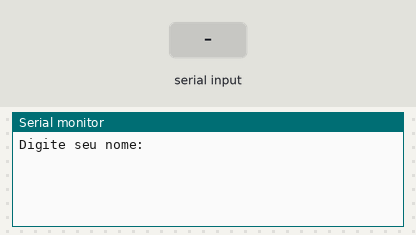
Bench run of a sketch on a simulated Arduino Uno, built with avr-gcc and run on an emulated ATmega328P. Parts: the last lines printed to the serial monitor. Inputs (shaded band) come from the test bench.

Above: at 1.2 s.
1.3 s: "90,45\n" received over Serial
At 2.7 s:
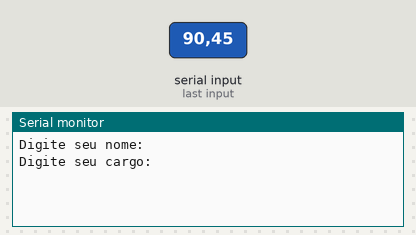
3.8 s: "30,150\n" received over Serial
At 5.9 s:
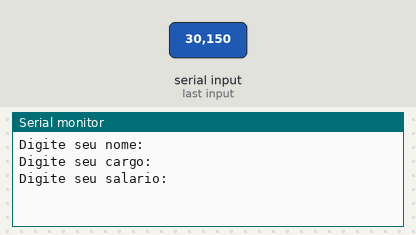
6.3 s: "5\n" received over Serial
At 7.1 s:
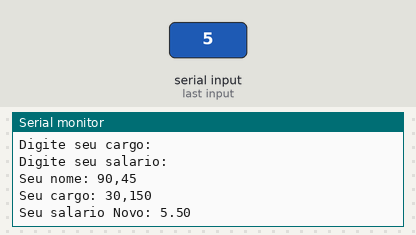

The sketch:

salario_novo_v21.ino
```cpp
// Faça um programa que receba o nome, cargo e salário de um funcionário. Se o
//ncionário ganhar abaixo de 1000 reais, calcule o salário acrescido de 10%.
// final exiba o nome, o cargo e o salário desse funcionário.

//Variavéis

String nome = " ";
String cargo = " ";
float salario = 0;
float salarioNovo = 0;

void setup()
{
Serial.begin(9600);
}

void loop()
{
  Serial.println("Digite seu nome: ");
  while( ! Serial.available() );
  nome = Serial.readString();

  Serial.println("Digite seu cargo: ");
  while( ! Serial.available() );
  cargo = Serial.readString();

  Serial.println("Digite seu salario: ");
  while( ! Serial.available() );
  salario = Serial.parseFloat();


  if (salario < 1000){
    salarioNovo = (salario * 1.10);

  Serial.println("Seu nome: " + (nome));
  Serial.println("Seu cargo: " + (cargo));
  Serial.println("Seu salario Novo: " + String(salarioNovo));

  }
  else {
  Serial.println("Seu nome: " + (nome));
  Serial.println("Seu cargo: " + (cargo));
  Serial.println("Seu salario: " + String(salario));
  }


  delay (10000);
}
```

Measured:
- after the input at 1.3 s, the serial monitor: prints a new line after 1.0 s (image 1)
- after the input at 3.8 s, the serial monitor: prints a new line after 1.0 s (image 2)
- after the input at 6.3 s, the serial monitor: prints a new line at once (image 3)
